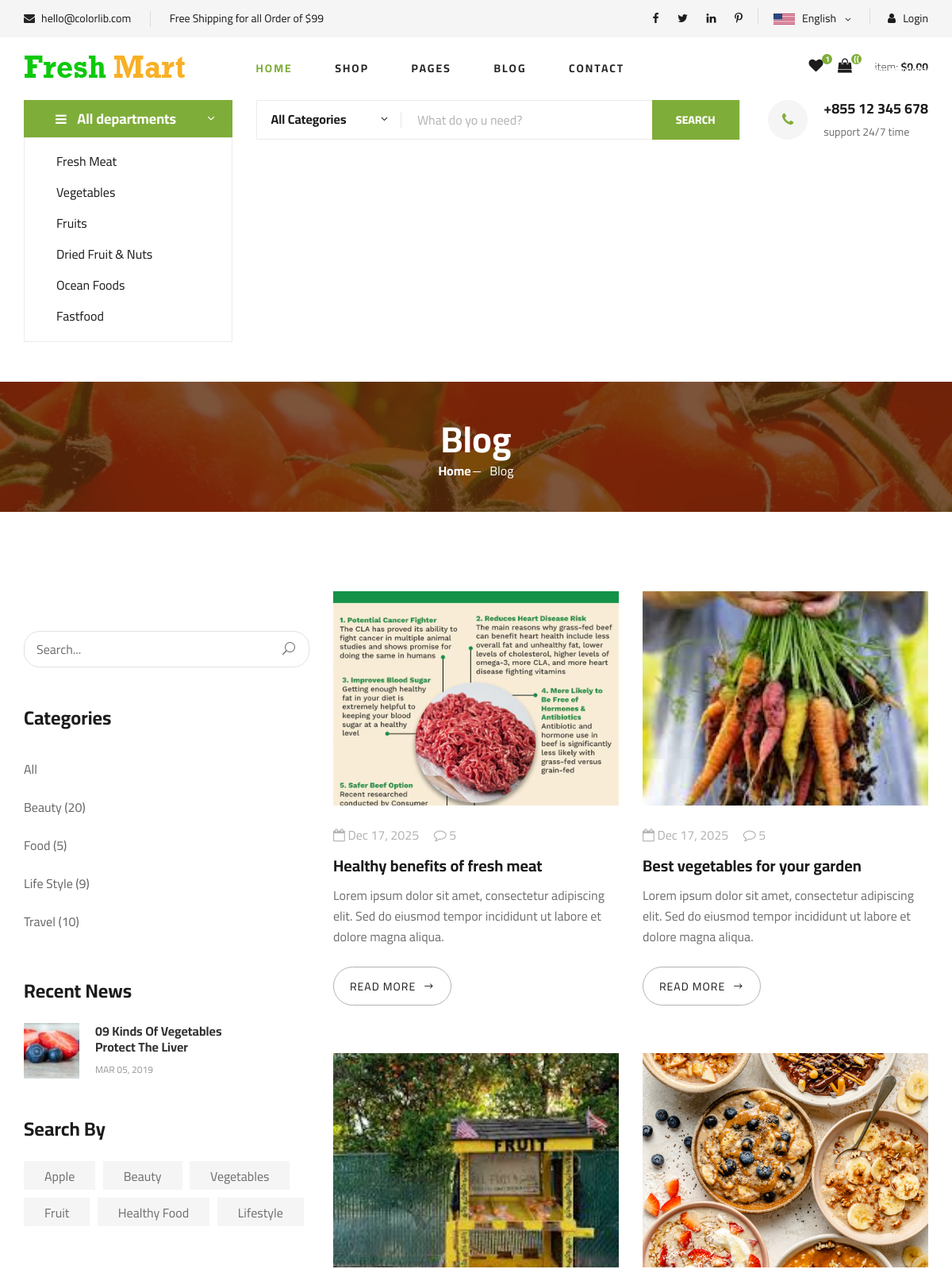
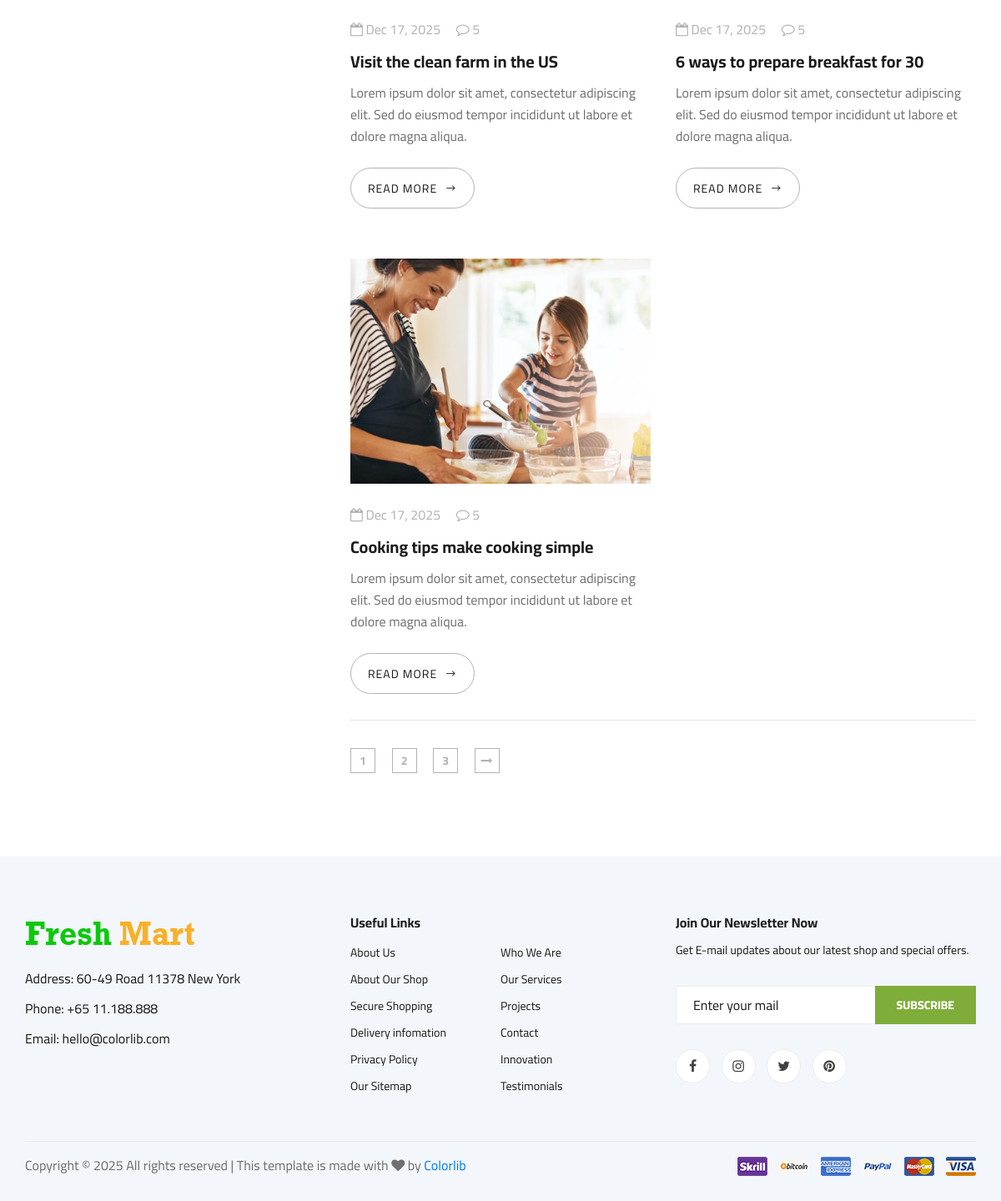
Screenshot of /blog/ with the database file from the repository (2 pictures, top to bottom).
### core/models.py (models this page shows, shortened)
class Category(models.Model):
    name = models.CharField(max_length=100)
    slug = models.SlugField(unique=True)
    image = models.ImageField(upload_to='categories/', blank=True, null=True)
    class Meta:
        verbose_name_plural = 'Categories'

class Blog(models.Model):
    title = models.CharField(max_length=200)
    slug = models.SlugField(unique=True)
    author = models.ForeignKey(User, on_delete=models.CASCADE)
    content = models.TextField()
    image = models.ImageField(upload_to='blog/')
    created_at = models.DateTimeField(auto_now_add=True)

### core/views.py (the view)
# urls.py: 2. Add a URL to urlpatterns:  path('blog/', include('blog.urls'))
def blog(request):
    blogs = Blog.objects.all().order_by('-created_at')
    categories = Category.objects.all()
    context = {
        'blogs': blogs,
        'categories': categories
    }
    return render(request, 'blog.html', context)

### core/context_processors.py (called while the page is built)
def cart_info(request):
    cart_item_count = 0
    cart_total_price = 0
    if request.user.is_authenticated:
        order = Order.objects.filter(user=request.user, is_ordered=False).first()
        if order:
            cart_item_count = order.items.count()
            cart_total_price = sum(item.get_total_price() for item in order.items.all())
    return {
        'cart_item_count': cart_item_count,
        'cart_total_price': cart_total_price
    }

### templates/blog.html
{% extends 'base.html' %}
{% load static %}
{% block hero %}
<section class="hero">
    <div class="container">
        <div class="row">
            <div class="col-lg-3">
                <div class="hero__categories">
                    <div class="hero__categories__all">
                        <i class="fa fa-bars"></i>
                        <span>All departments</span>
                    </div>
                    <ul>
                        {% for category in categories %}
                        <li><a href="{% url 'core:shop_by_category' category.slug %}">{{ category.name }}</a></li>
                        {% empty %}
                        <li><a href="{% url 'core:shop' %}">All Products</a></li>
                        {% endfor %}
                    </ul>
                </div>
            </div>
            <div class="col-lg-9">
                <div class="hero__search">
                    <div class="hero__search__form">
                        <form action="#">
                            <div class="hero__search__categories">
                                All Categories
                                <span class="arrow_carrot-down"></span>
                            </div>
                            <input type="text" placeholder="What do yo u need?">
                            <button type="submit" class="site-btn">SEARCH</button>
                        </form>
                    </div>
                    <div class="hero__search__phone">
                        <div class="hero__search__phone__icon">
                            <i class="fa fa-phone"></i>
                        </div>
                        <div class="hero__search__phone__text">
                            <h5>+855 12 345 678</h5>
                            <span>support 24/7 time</span>
                        </div>
                    </div>
                </div>
            </div>
        </div>
    </div>
</section>
<section class="breadcrumb-section set-bg" data-setbg="{% static 'img/breadcrumb.jpg' %}">
    <div class="container">
        <div class="row">
            <div class="col-lg-12 text-center">
                <div class="breadcrumb__text">
                    <h2>Blog</h2>
                    <div class="breadcrumb__option">
                        <a href="{% url 'core:index' %}">Home</a>
                        <span>Blog</span>
                    </div>
                </div>
            </div>
        </div>
    </div>
</section>
{% endblock %}
{% block content %}
<section class="blog spad">
    <div class="container">
        <div class="row">
            <div class="col-lg-4 col-md-5">
                <div class="blog__sidebar">
                    <div class="blog__sidebar__search">
                        <form action="#">
                            <input type="text" placeholder="Search...">
                            <button type="submit"><span class="icon_search"></span></button>
                        </form>
                    </div>
                    <div class="blog__sidebar__item">
                        <h4>Categories</h4>
                        <ul>
                            <li><a href="#">All</a></li>
                            <li><a href="#">Beauty (20)</a></li>
                            <li><a href="#">Food (5)</a></li>
                            <li><a href="#">Life Style (9)</a></li>
                            <li><a href="#">Travel (10)</a></li>
                        </ul>
                    </div>
                    <div class="blog__sidebar__item">
                        <h4>Recent News</h4>
                        <div class="blog__sidebar__recent">
                            <a href="#" class="blog__sidebar__recent__item">
                                <div class="blog__sidebar__recent__item__pic">
                                    <img src="{% static 'img/blog/sidebar/sr-1.jpg' %}" alt="">
                                </div>
                                <div class="blog__sidebar__recent__item__text">
                                    <h6>09 Kinds Of Vegetables<br /> Protect The Liver</h6>
                                    <span>MAR 05, 2019</span>
                                </div>
                            </a>
                        </div>
                    </div>
                    <div class="blog__sidebar__item">
                        <h4>Search By</h4>
                        <div class="blog__sidebar__item__tags">
                            <a href="#">Apple</a>
                            <a href="#">Beauty</a>
                            <a href="#">Vegetables</a>
                            <a href="#">Fruit</a>
                            <a href="#">Healthy Food</a>
                            <a href="#">Lifestyle</a>
                        </div>
                    </div>
                </div>
            </div>
            <div class="col-lg-8 col-md-7">
                <div class="row">
                    {% for blog in blogs %}
                    <div class="col-lg-6 col-md-6 col-sm-6">
                        <div class="blog__item">
                            <div class="blog__item__pic">
                                <img src="{% if blog.image %}{{ blog.image.url }}{% else %}{% static 'img/blog/blog-2.jpg' %}{% endif %}"
                                    alt="">
                            </div>
                            <div class="blog__item__text">
                                <ul>
                                    <li><i class="fa fa-calendar-o"></i> {{ blog.created_at|date:"M d, Y" }}</li>
                                    <li><i class="fa fa-comment-o"></i> 5</li>
                                </ul>
                                <h5><a href="{% url 'core:blog_detail' blog.slug %}">{{ blog.title }}</a></h5>
                                <p>{{ blog.content|truncatewords:20 }}</p>
                                <a href="{% url 'core:blog_detail' blog.slug %}" class="blog__btn">READ MORE <span
                                        class="arrow_right"></span></a>
                            </div>
                        </div>
                    </div>
                    {% endfor %}
                    <div class="col-lg-12">
                        <div class="product__pagination blog__pagination">
                            <a href="#">1</a>
                            <a href="#">2</a>
                            <a href="#">3</a>
                            <a href="#"><i class="fa fa-long-arrow-right"></i></a>
                        </div>
                    </div>
                </div>
            </div>
        </div>
    </div>
</section>
{% endblock %}

### templates/base.html (shortened to what this page needs)
{% load static %}
<!DOCTYPE html>
<html lang="zxx">
<head>
    <link rel="stylesheet" href="{% static 'css/bootstrap.min.css' %}" type="text/css">
    <link rel="stylesheet" href="{% static 'css/font-awesome.min.css' %}" type="text/css">
    <link rel="stylesheet" href="{% static 'css/elegant-icons.css' %}" type="text/css">
    <link rel="stylesheet" href="{% static 'css/nice-select.css' %}" type="text/css">
    <link rel="stylesheet" href="{% static 'css/jquery-ui.min.css' %}" type="text/css">
    <link rel="stylesheet" href="{% static 'css/owl.carousel.min.css' %}" type="text/css">
    <link rel="stylesheet" href="{% static 'css/slicknav.min.css' %}" type="text/css">
    <link rel="stylesheet" href="{% static 'css/style.css' %}" type="text/css">
</head>
<body>
    <header class="header">
        <div class="header__top">
            <div class="container">
                <div class="row">
                    <div class="col-lg-6 col-md-6">
                        <div class="header__top__left">
                            <ul>
                                <li><i class="fa fa-envelope"></i> hello@colorlib.com</li>
                                <li>Free Shipping for all Order of $99</li>
                            </ul>
                        </div>
                    </div>
                    <div class="col-lg-6 col-md-6">
                        <div class="header__top__right">
                            <div class="header__top__right__social">
                                <a href="#"><i class="fa fa-facebook"></i></a>
                                <a href="#"><i class="fa fa-twitter"></i></a>
                                <a href="#"><i class="fa fa-linkedin"></i></a>
                                <a href="#"><i class="fa fa-pinterest-p"></i></a>
                            </div>
                            <div class="header__top__right__language">
                                <img src="{% static 'img/language.png' %}" alt="">
                                <div>English</div>
                                <span class="arrow_carrot-down"></span>
                            </div>
                            <div class="header__top__right__auth">
                                {% if user.is_authenticated %}
                                <a href="{% url 'core:logout' %}"><i class="fa fa-user"></i> Logout</a>
                                {% else %}
                                <a href="{% url 'core:login' %}"><i class="fa fa-user"></i> Login</a>
                                {% endif %}
                            </div>
                        </div>
                    </div>
                </div>
            </div>
        </div>
        <div class="container">
            <div class="row">
                <div class="col-lg-3">
                    <div class="header__logo">
                        <a href="{% url 'core:index' %}"><img src="{% static 'img/logo1.png' %}" alt=""></a>
                    </div>
                </div>
                <div class="col-lg-6">
                    <nav class="header__menu">
                        <ul>
                            <li class="active"><a href="{% url 'core:index' %}">Home</a></li>
                            <li><a href="{% url 'core:shop' %}">Shop</a></li>
                            <li><a href="#">Pages</a>
                            </li>
                            <li><a href="{% url 'core:blog' %}">Blog</a></li>
                            <li><a href="{% url 'core:contact' %}">Contact</a></li>
                        </ul>
                    </nav>
                </div>
                <div class="col-lg-3">
                    <div class="header__cart">
                        <ul>
                            <li><a href="#"><i class="fa fa-heart"></i> <span>1</span></a></li>
                            <li><a href="{% url 'core:view_cart' %}"><i class="fa fa-shopping-bag"></i> <span>{{
                                        cart_item_count|default:0 }}</span></a></li>
                        </ul>
                        <div class="header__cart__price">item: <span>${{ cart_total_price|default:"0.00" }}</span></div>
                    </div>
                </div>
            </div>
        </div>
    </header>
    {% block hero %}{% endblock %}
    {% block content %}{% endblock %}
    <footer class="footer spad">
        <div class="container">
            <div class="row">
                <div class="col-lg-3 col-md-6 col-sm-6">
                    <div class="footer__about">
                        <div class="footer__about__logo">
                            <a href="{% url 'core:index' %}"><img src="{% static 'img/logo1.png' %}" alt=""></a>
                        </div>
                        <ul>
                            <li>Address: 60-49 Road 11378 New York</li>
                            <li>Phone: +65 11.188.888</li>
                            <li>Email: hello@colorlib.com</li>
                        </ul>
                    </div>
                </div>
                <div class="col-lg-4 col-md-6 col-sm-6 offset-lg-1">
                    <div class="footer__widget">
                        <h6>Useful Links</h6>
                        <ul>
                            <li><a href="#">About Us</a></li>
                            <li><a href="#">About Our Shop</a></li>
                            <li><a href="#">Secure Shopping</a></li>
                            <li><a href="#">Delivery infomation</a></li>
                            <li><a href="#">Privacy Policy</a></li>
                            <li><a href="#">Our Sitemap</a></li>
                        </ul>
                        <ul>
                            <li><a href="#">Who We Are</a></li>
                            <li><a href="#">Our Services</a></li>
                            <li><a href="#">Projects</a></li>
                            <li><a href="#">Contact</a></li>
                            <li><a href="#">Innovation</a></li>
                            <li><a href="#">Testimonials</a></li>
                        </ul>
                    </div>
                </div>
                <div class="col-lg-4 col-md-12">
                    <div class="footer__widget">
                        <h6>Join Our Newsletter Now</h6>
                        <p>Get E-mail updates about our latest shop and special offers.</p>
                        <form action="#">
                            <input type="text" placeholder="Enter your mail">
                            <button type="submit" class="site-btn">Subscribe</button>
                        </form>
                        <div class="footer__widget__social">
                            <a href="#"><i class="fa fa-facebook"></i></a>
                            <a href="#"><i class="fa fa-instagram"></i></a>
                            <a href="#"><i class="fa fa-twitter"></i></a>
                            <a href="#"><i class="fa fa-pinterest"></i></a>
                        </div>
                    </div>
                </div>
            </div>
            <div class="row">
                <div class="col-lg-12">
                    <div class="footer__copyright">
                        <div class="footer__copyright__text">
                            <p>
                                Copyright &copy;
                                <script>document.write(new Date().getFullYear());</script> All rights reserved | This
                                template is made with <i class="fa fa-heart" aria-hidden="true"></i> by <a
                                    href="https://colorlib.com" target="_blank">Colorlib</a>
                            </p>
                        </div>
                        <div class="footer__copyright__payment"><img src="{% static 'img/payment-item.png' %}" alt="">
                        </div>
                    </div>
                </div>
            </div>
        </div>
    </footer>
</body>
</html>

### rows the page displays
Category: name "Fresh Meat"
Category: name "Vegetables"
Category: name "Fruits"
Category: name "Dried Fruit & Nuts"
Category: name "Ocean Foods"
Category: name "Fastfood"
Blog: image (picture), created_at "Dec 17, 2025", title "Healthy benefits of fresh meat", content "Lorem ipsum dolor sit amet, consectetur adipiscing elit. Sed do eiusmod tempor incididunt ut labore et dolore magna aliqua."
Blog: image (picture), created_at "Dec 17, 2025", title "Best vegetables for your garden", content "Lorem ipsum dolor sit amet, consectetur adipiscing elit. Sed do eiusmod tempor incididunt ut labore et dolore magna aliqua."
Blog: image (picture), created_at "Dec 17, 2025", title "Visit the clean farm in the US", content "Lorem ipsum dolor sit amet, consectetur adipiscing elit. Sed do eiusmod tempor incididunt ut labore et dolore magna aliqua."
Blog: image (picture), created_at "Dec 17, 2025", title "6 ways to prepare breakfast for 30", content "Lorem ipsum dolor sit amet, consectetur adipiscing elit. Sed do eiusmod tempor incididunt ut labore et dolore magna aliqua."
Blog: image (picture), created_at "Dec 17, 2025", title "Cooking tips make cooking simple", content "Lorem ipsum dolor sit amet, consectetur adipiscing elit. Sed do eiusmod tempor incididunt ut labore et dolore magna aliqua."

### other values shown
{{ cart_total_price|default:"0.00" }} "0.00"
